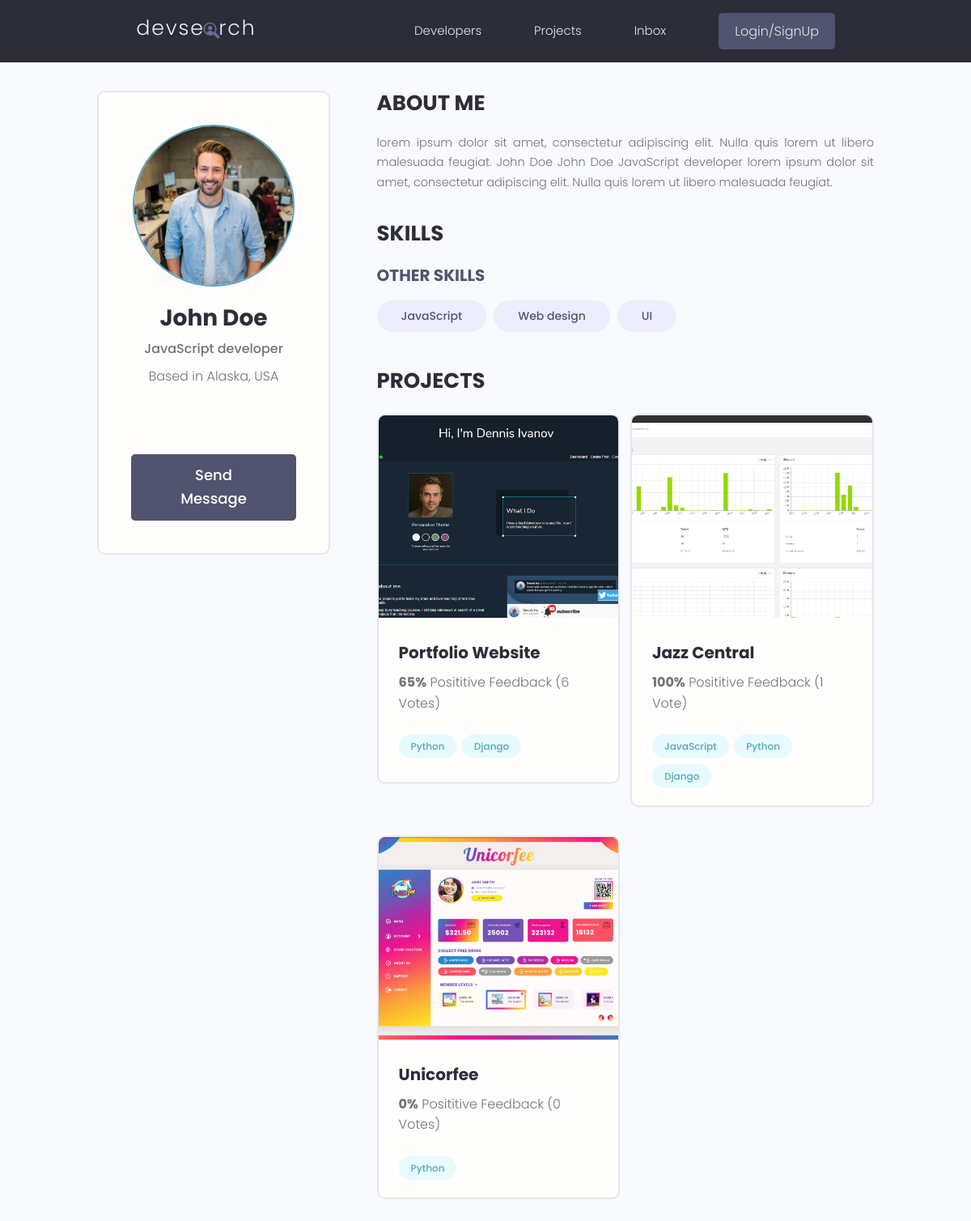
Page /profile/7642fcf8-6110-4e4f-8724-ec35bf7499a0 on the earlier database version.
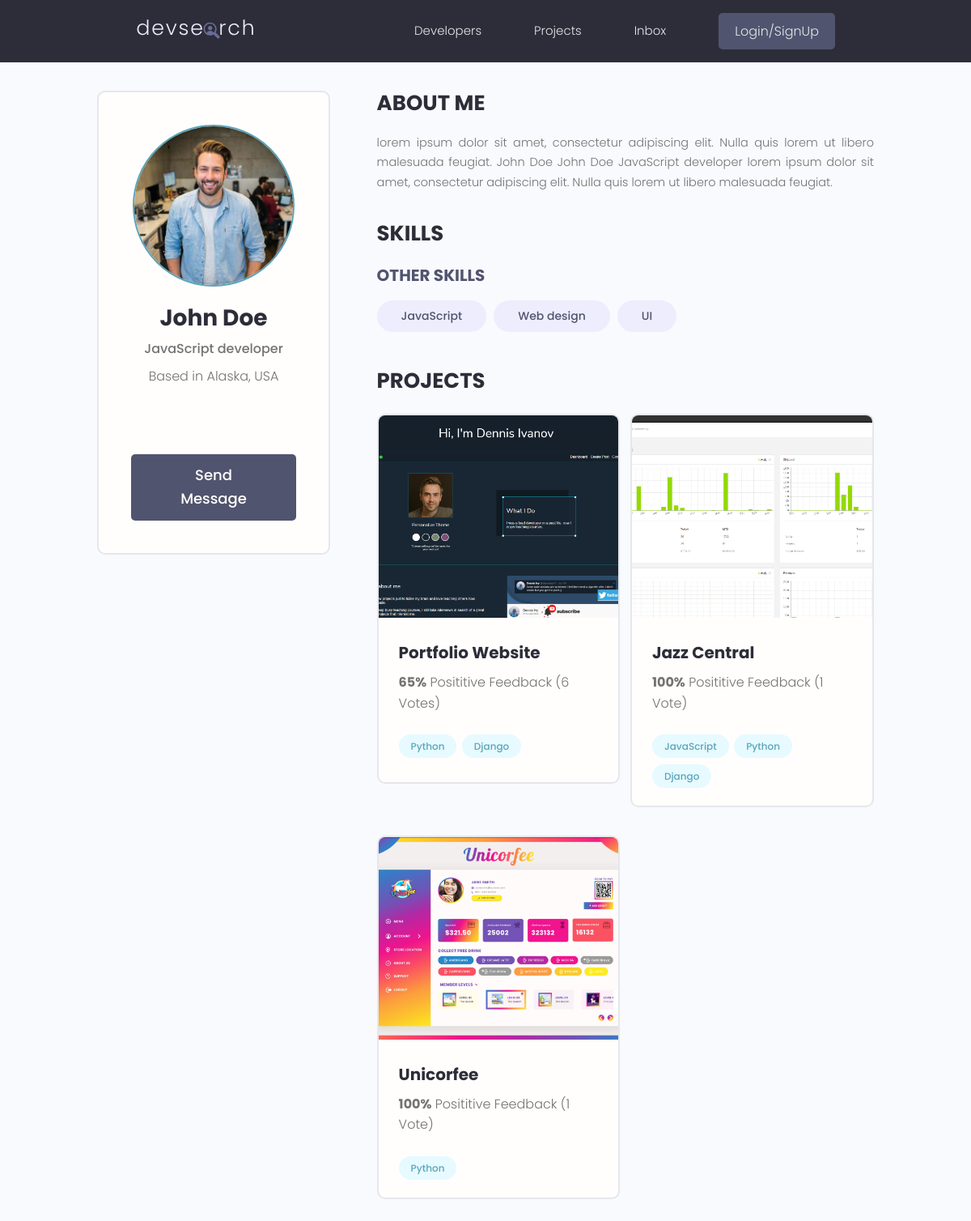
Same page on the later database version.
### developer/models.py (models this page shows, shortened)
class Developer(models.Model):
    id = models.UUIDField(default=uuid.uuid4,
                          primary_key=True, unique=True, editable=False)
    user = models.OneToOneField(User, on_delete=models.CASCADE, null=True)
    name = models.CharField(max_length=200, blank=True, null=True)
    email = models.EmailField(max_length=200, blank=True, null=True)
    username = models.CharField(max_length=200, blank=True, null=True)
    location = models.CharField(max_length=200, blank=True, null=True)
    short_intro = models.CharField(max_length=200, blank=True, null=True)
    bio = models.TextField(blank=True, null=True)
    profile_image = models.ImageField(
        upload_to='profiles/', blank=True, null=True, default='profiles/user-default.png')
    social_github = models.CharField(max_length=200, blank=True, null=True)
    social_twitter = models.CharField(max_length=200, blank=True, null=True)
    social_linkedin = models.CharField(max_length=200, blank=True, null=True)
    social_youtube = models.CharField(max_length=200, blank=True, null=True)
    social_website = models.CharField(max_length=200, blank=True, null=True)
    social_stackoverflow = models.CharField(
        max_length=200, blank=True, null=True)
    created = models.DateTimeField(auto_now_add=True)

class Skill(models.Model):
    id = models.UUIDField(default=uuid.uuid4,
                          primary_key=True, unique=True, editable=False)
    developer = models.ForeignKey(Developer, on_delete=models.CASCADE)
    name = models.CharField(max_length=200, blank=True, null=True)
    description = models.TextField(blank=True, null=True)
    created = models.DateTimeField(auto_now_add=True)
    def __str__(self):
        return str(self.name)

### project/models.py (models this page shows, shortened)
class Project(models.Model):
    id = models.UUIDField(default=uuid.uuid4,
                          primary_key=True, unique=True, editable=False)
    owner = models.ForeignKey(Developer, null=True,
                              blank=True, on_delete=models.CASCADE)
    title = models.CharField(max_length=200, unique=True)
    description = models.TextField(null=True, blank=True)
    featured_image = models.ImageField(
        null=True, blank=True, default='default.jpg')
    demo_link = models.CharField(max_length=2000, null=True, blank=True)
    source_link = models.CharField(max_length=2000, null=True, blank=True)
    tags = models.ManyToManyField('Tag', blank=True)
    vote_total = models.IntegerField(default=0, null=True, blank=True)
    vote_ratio = models.IntegerField(default=0, null=True, blank=True)
    created = models.DateTimeField(auto_now_add=True)

class Tag(models.Model):
    id = models.UUIDField(default=uuid.uuid4,
                          primary_key=True, unique=True, editable=False)
    name = models.CharField(max_length=200)
    created = models.DateTimeField(auto_now_add=True)
    def __str__(self):
        return self.name

### developer/views.py (the view)
# urls.py: path('profile/<str:pk>', views.profile, name='profile'),
def profile(request, pk):
    developer = Developer.objects.get(pk=pk)
    top_skills = developer.skill_set.exclude(description__exact='')
    other_skills = developer.skill_set.filter(description='')[:5]
    context = {'developer': developer,
               'top_skills': top_skills, 'other_skills': other_skills}
    template_name = 'developer/profile.html'
    return render(request, template_name, context)

### developer/templates/developer/profile.html (shortened to what this page needs)
{% extends 'main.html' %}
{% block content %}
<main class="profile my-md">
    <div class="container">
        <div class="layout">
            <div class="column column--1of3">
                <div class="card text-center">
                    <div class="card__body dev">
                        <img class="avatar avatar--xl" src="{{ developer.profile_image.url }}" />
                        <h2 class="dev__name">{{ developer.name }}</h2>
                        <p class="dev__title">{{ developer.short_intro }}</p>
                        <p class="dev__location">Based in {{ developer.location }}</p>
                        <ul class="dev__social">
                        </ul>
                        <a href="#" class="btn btn--sub btn--lg">Send Message </a>
                    </div>
                </div>
            </div>
            <div class="column column--2of3">
                <div class="devInfo">
                    <h3 class="devInfo__title">About Me</h3>
                    <p class="devInfo__about">
                        {{ developer.bio }}
                    </p>
                </div>
                <div class="devInfo">
                    <h3 class="devInfo__title">Skills</h3>
                    <div class="devInfo__skills">
                        <h3 class="devInfo__subtitle">Other Skills</h3>
                        <div class="devInfo__otherSkills">
                            {% for other_skill in other_skills %}
                            <span class="tag tag--pill tag--sub tag--lg">
                                <small>{{ other_skill }}</small>
                            </span>
                            {% endfor %}
                        </div>
                    </div>
                </div>
                <div class="devInfo">
                    <h3 class="devInfo__title">Projects</h3>
                    <div class="grid grid--two">
                        {% for project in developer.project_set.all %}
                        <div class="column">
                            <div class="card project">
                                <a href="{% url 'project:project' project.id %}" class="project">
                                    <img class="project__thumbnail" src="{{ project.featured_image.url }}"
                                        alt="project thumbnail" />
                                    <div class="card__body">
                                        <h3 class="project__title">{{ project.title }}</h3>
                                        <p class="project--rating">
                                            <span style="font-weight: bold;">{{ project.vote_ratio }}%</span>
                                            Posititive Feedback ({{ project.vote_total }}
                                            Vote{{project.vote_total|pluralize:"s"}})
                                        </p>
                                        <div class="project__tags">
                                            {% for tag in project.tags.all %}
                                            <span class="tag tag--pill tag--main">
                                                <small>{{ tag }}</small>
                                            </span>
                                            {% endfor %}
                                        </div>
                                    </div>
                                </a>
                            </div>
                        </div>
                        {% endfor %}
                    </div>
                </div>
            </div>
        </div>
    </div>
</main>
{% endblock %}

### templates/main.html (shortened to what this page needs)
<!DOCTYPE html>
{% load static %}
<html lang="en">
<head>
    <link rel="stylesheet" href="https://cdn.iconmonstr.com/1.3.0/css/iconmonstr-iconic-font.min.css" />
    <link rel="stylesheet" href="{% static 'uikit/styles/uikit.css' %}" />
    <link rel="stylesheet" href="{% static 'styles/app.css' %}" />
    <link rel="stylesheet" href="{% static 'styles/main.css' %}" />
</head>
<body>
    {% include 'navbar.html' %}
    {% block content %}
    {% endblock content %}
</body>
</html>

### templates/navbar.html (shortened to what this page needs)
{% load static %}
<header class="header">
    <div class="container container--narrow">
        <a href="{% url 'developer:profiles' %}" class="header__logo">
            <img src="{% static 'images/logo.svg' %}" alt="DevSearch Logo" />
        </a>
        <nav class="header__nav">
            <ul class="header__menu">
                <li class="header__menuItem"><a href="{% url 'developer:profiles' %}">Developers</a></li>
                <li class="header__menuItem"><a href="{% url 'project:projects' %}">Projects</a></li>
                <li class="header__menuItem"><a href="#">Inbox</a></li>
                {% if request.user.is_authenticated %}
                <li class="header__menuItem"><a href="{% url 'developer:account' %}">Account</a></li>
                <li class="header__menuItem">
                    <a href="{% url 'developer:logout' %}" class="btn btn--sub">Logout</a>
                </li>
                {% else %}
                <li class="header__menuItem">
                    <a href="{% url 'developer:login' %}" class="btn btn--sub">Login/SignUp</a>
                </li>
                {% endif %}
            </ul>
        </nav>
    </div>
</header>

### static/styles/app.css (style rules this page uses)
:root { --color-sub: #2d2d39; }
.btn--sub { background-color: var(--color-sub-light); }
.card { border: 2px solid var(--color-light); }
img { width: 100%; }
.header { position: sticky; z-index: 111; background-color: var(--color-sub); padding: 1.5rem 0; }
.header > .container { display: flex; justify-content: space-between; align-items: center; }
.header__logo > img { height: 3.8rem; }
.header__nav > ul { display: inline-flex; align-items: center; list-style: none; gap: 6.5rem; }
.header__menuItem > a { color: var(--color-light); font-weight: 300; }
.profile .card > .dev { padding: 4rem; }
.dev__name { color: var(--color-sub); font-size: 2.8rem; font-weight: 700; margin-top: 1rem; margin-bottom: 0.5rem; }
.dev__title { font-size: 1.6rem; font-weight: 500; line-height: 1.3; }
.dev__location { margin-top: 1rem; }
.dev__social { margin: 3rem 0; list-style: none; display: flex; justify-content: center; gap: 1.5rem; }
.devInfo { margin-bottom: 3rem; }
.devInfo__title, .devInfo__subtitle { font-size: 2.6rem; color: var(--color-sub); text-transform: uppercase; font-weight: 700; margin-bottom: 1.5rem; }
.devInfo__subtitle { font-size: 2rem; color: var(--color-sub-light); }
.devInfo__about, .devSkill__info { font-size: 1.45rem; line-height: 1.7; text-align: justify; }
.project--rating { margin-bottom: 1.6em; margin-top: .5em; }
.project__thumbnail { height: 25rem; object-fit: cover; object-position: top center; }
.project__title { font-size: 2rem; font-weight: 700; color: var(--color-sub); }

### static/uikit/styles/modules/_variables.css (style rules this page uses)
:root { --color-main: #5aa5b9; --color-main-light: #e6faff; --color-sub: #3f4156; --color-sub-light: #51546e; --color-sub-lighter: #ededfd; --color-text: #737373; --color-gray: #8b8b8b; --color-light: #e5e7eb; --color-light-gray: #767676; --color-bg: #f8fafd; --color-white: #fffefd; --color-white-light: #f3f3f3; --color-success: #359e64; --color-success-bg: #def8e8; --color-error: #fc4b0b; --color-error-bg: #fff2ee; --font-base: 'Poppins', arial, helvetica, 'Segoe UI', roboto, ubuntu, sans-serif; --font-monospace: 'Fira Code', 'Courier New', courier, monospace; --font-regular: 300; --font-medium: 500; --font-bold: 700; --generic-shadow: 1px 1px 5px #00000010; --generic-transition: all 0.3s ease-in-out; }

### static/uikit/styles/modules/_base.css (style rules this page uses)
* { margin: 0; padding: 0; box-sizing: border-box; text-rendering: optimizeLegibility; color: inherit; font-size: inherit; }
html { font-size: 50%; }
@media only screen and (min-width: 480px) { html { font-size: 56.25%; } }
@media only screen and (min-width: 1200px) { html { font-size: 62.5%; } }
body { line-height: 1.6; font-weight: 400; font-size: 1.5rem; color: var(--color-text); background-color: var(--color-bg); min-height: 100vh; }

### static/uikit/styles/modules/_typography.css (style rules this page uses)
* { font-family: var(--font-base); }
h2 { font-size: 3.6rem; font-weight: var(--font-bold); }
h3 { font-size: 3.2rem; font-weight: var(--font-medium); }
p, span, strong { font-size: 1.6rem; color: var(--color-text); font-weight: var(--font-regular); }
a { padding-bottom: 2px; text-decoration: none; display: inline-block; color: var(--color-main); font-weight: var(--font-medium); }

### static/uikit/styles/modules/_utilities.css (style rules this page uses)
.container { width: 92%; max-width: 165rem; margin: 0 auto; box-sizing: border-box; }
.container--narrow { width: 92%; max-width: 120rem; }
@media screen and (min-width: 1000px) { .container { width: 90%; } }
@media screen and (min-width: 1000px) { .container--narrow { width: 85%; } }
@media screen and (min-width: 1200px) { .container { width: 80%; } }
@media screen and (min-width: 1200px) { .container--narrow { width: 72%; } }
.text-center { text-align: center; }
.my-md { margin: 3rem auto; }

### static/uikit/styles/modules/_avatar.css (style rules this page uses)
.avatar { border-radius: 50%; border: 2px solid var(--color-main); object-fit: cover; }
.avatar--xl { height: 20rem; width: 20rem; }

### static/uikit/styles/modules/_button.css (style rules this page uses)
.btn { display: inline-block; position: relative; cursor: pointer; background-color: var(--color-light); font-weight: var(--font-medium); color: var(--color-sub); text-decoration: none; padding: 1rem 2rem; border-radius: 0.5rem; border: none; width: -webkit-fit-content; width: -moz-fit-content; width: fit-content; height: -webkit-fit-content; height: -moz-fit-content; height: fit-content; font-size: 1.6rem; outline-width: 0; outline-color: transparent; -webkit-backface-visibility: hidden; backface-visibility: hidden; transition: all 0.3s ease-in-out; }
.btn--sub { background-color: var(--color-sub); color: var(--color-white); }
.btn--lg { font-size: 1.8rem; padding: 1.2rem 4.5rem; }

Differences in the rows shown:
changed Project "Unicorfee": vote_ratio "0" → "100"; vote_total "0" → "1"
